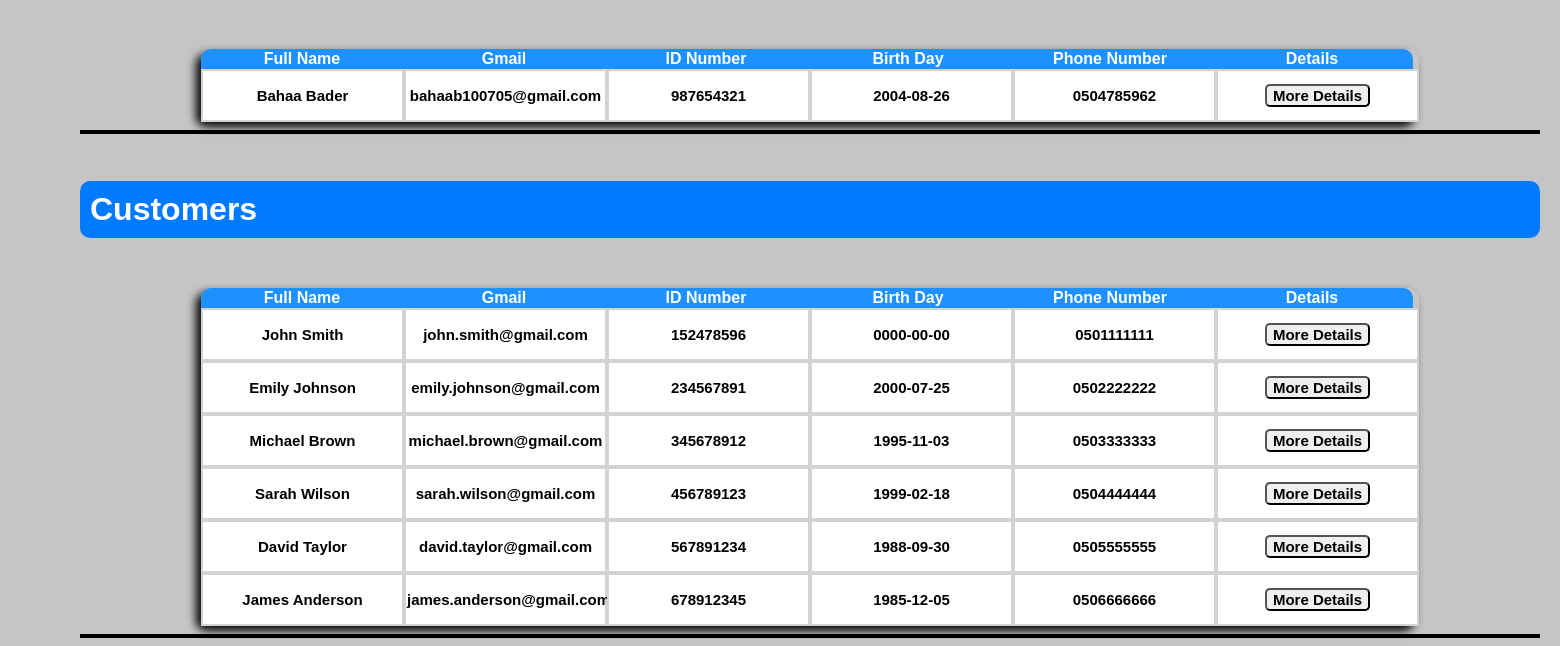
Before: /UserDetails.php (lower part) with the older database file.
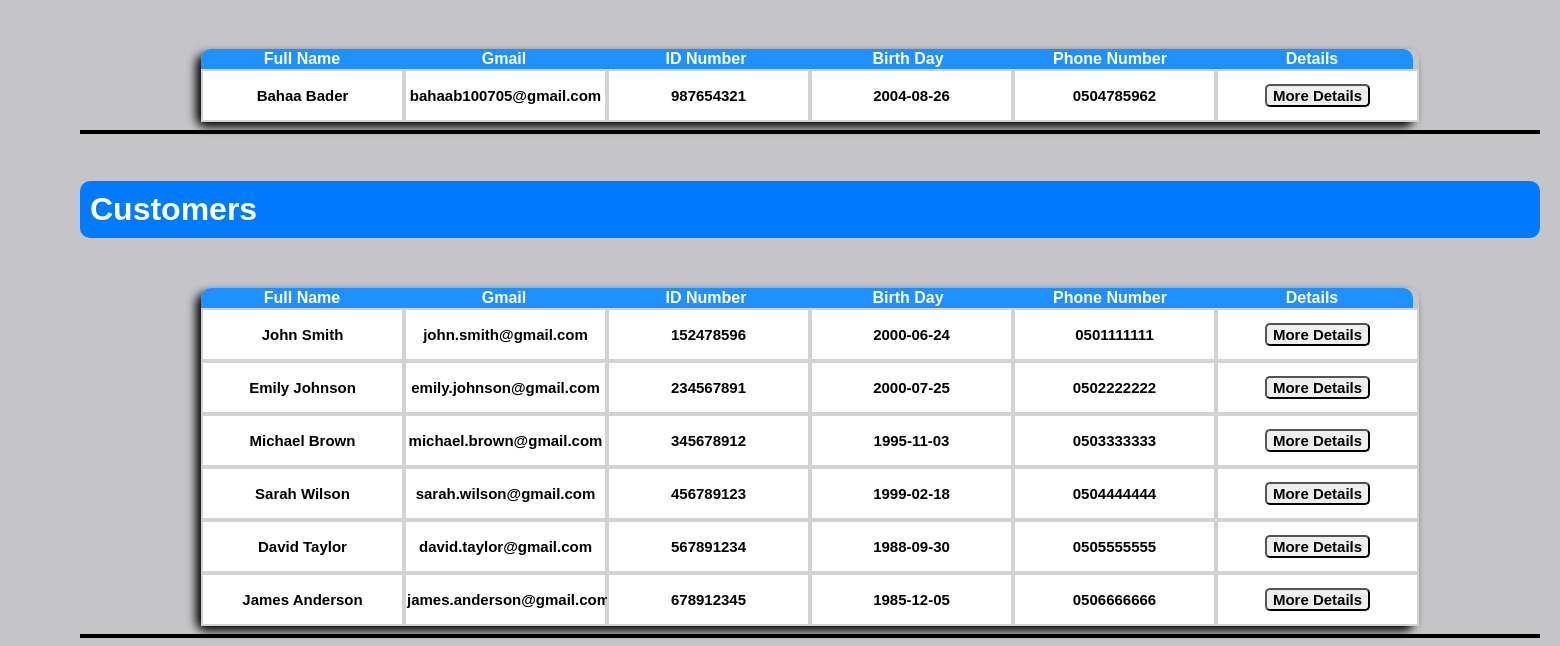
After: the same page with the newer database file.
### tables this page shows
CREATE TABLE IF NOT EXISTS `users` (
  `Id` int NOT NULL AUTO_INCREMENT,
  `FirstName` varchar(250) NOT NULL,
  `LastName` varchar(250) NOT NULL,
  `Gmail` varchar(250) NOT NULL,
  `IdNumber` varchar(9) NOT NULL,
  `Password` varchar(250) NOT NULL,
  `Password1` varchar(250) NOT NULL,
  `Password2` varchar(250) DEFAULT NULL,
  `Password3` varchar(250) DEFAULT NULL,
  `HaveDriverLicense` tinyint(1) NOT NULL DEFAULT '0',
  `Blocked` tinyint(1) NOT NULL DEFAULT '0',
  `FailedTimes` int NOT NULL DEFAULT '0',
  `BirthDay` date NOT NULL,
  `PhoneNumber` varchar(250) DEFAULT NULL,
  `Role` varchar(250) NOT NULL,
  `StartTimeExpired` datetime DEFAULT NULL,
  `EndTimeExpired` datetime DEFAULT NULL,
  PRIMARY KEY (`Id`)
);

### UserDetails.php (the view, shortened to what this page needs)
<?php
    include "Nav.php";
    $con=OpenCon();
?>
<!DOCTYPE html>
<html lang="en">
    <head>
    </head>
    <body>
        <div class="Css1">
            <div id="addManager"></div><br>
            <div id="addWorker"></div><br>
            <div id="addCustomer"></div><br>
            <div id="SearchUser"></div><br>
            <div id="ManagersDetails"></div><br>
            <div id="WorkersDetails"></div><br>
            <table>
                <tr>
                    <th id="thLeft">Full Name</th>
                    <th>Gmail</th>
                    <th>ID Number</th>
                    <th>Birth Day</th>
                    <th>Phone Number</th>
                    <th id="thRight">Details</th>
                </tr>
                <?php
                    $Workers=mysqli_query($con,"SELECT * FROM Users");
                    while($w=mysqli_fetch_array($Workers)){
                        if($w['Role']=="Worker"){
                            echo "<tr><td><h3>".$w['FirstName']." ".$w['LastName']."</h3></td>
                            <td><h3>".$w['Gmail']."</h3></td>
                            <td><h3>".$w['IdNumber']."</h3></td>
                            <td><h3>".$w['BirthDay']."</h3></td>
                            <td><h3>".$w['PhoneNumber']."</h3></td>
                            <td><form method='post'><input type='hidden' name='UserId' value='".$w['Id']."'><button id='MoreDetails' type='submit' name='MoreDetails'>More Details</form></td>
                            </tr>";
                        }
                    }
                ?>
            </table><hr>
            <div id="CustomersDetails"></div><br>
            <h1>Customers</h1>
            <table>
                <tr>
                    <th id="thLeft">Full Name</th>
                    <th>Gmail</th>
                    <th>ID Number</th>
                    <th>Birth Day</th>
                    <th>Phone Number</th>
                    <th id="thRight">Details</th>
                </tr>
                <?php
                    $Managers=mysqli_query($con,"SELECT * FROM Users");
                    while($m=mysqli_fetch_array($Managers)){
                        if($m['Role']=="Customer"){
                            echo "<tr><td><h3>".$m['FirstName']." ".$m['LastName']."</td>
                            <td><h3>".$m['Gmail']."</h3></td>
                            <td><h3>".$m['IdNumber']."</h3></td>
                            <td><h3>".$m['BirthDay']."</h3></td>
                            <td><h3>".$m['PhoneNumber']."</h3></td>
                            <td><form method='post'><input type='hidden' name='UserId' value='".$m['Id']."'><button id='MoreDetails' type='submit' name='MoreDetails'>More Details</form></td>
                            </tr>";
                        }
                    }
                ?>
            </table><hr>
        </div>
    </body>
</html>

### Nav.php (shortened to what this page needs)
<!DOCTYPE html>
<html lang="en">
    <head>
    </head>
    <body>
    </body>
</html>

### Nav.php (style rules this page uses)
body { font-family: Arial; margin:0px; }
button { cursor:pointer; }

### UserDetails.php (style rules this page uses)
body { font-family: Arial; margin-top: 70px; background-color: #c5c5c7; }
.Css1 { margin-left: 80px; margin-right: 20px; }
table { border-radius: 10px; margin-top: 50px; display: flex; justify-self: center; border-spacing: 0px; box-shadow: -5px 5px 10px black; }
th { color:white; background-color: dodgerblue; display: inline-block; width: 200px; }
td { background-color: white; border: 2px solid lightgray; display: inline-block; width: 197px; }
h1 { background: #007bff; color: white; padding: 10px; border-radius: 10px; }
h3 { font-size:15px; text-align: center; }
hr { border: 2px solid black; color: black; }
#thLeft { border-top-left-radius:10px; }
#thRight { border-top-right-radius: 10px; }
#MoreDetails { border-radius:5px; font-size:15px; font-weight: bold; display:flex; justify-self: center; align-items: center; margin-top: 12px; margin-bottom: 12px; }

Changed rows visible on the page:
changed users "John": BirthDay "0000-00-00" → "2000-06-24"
